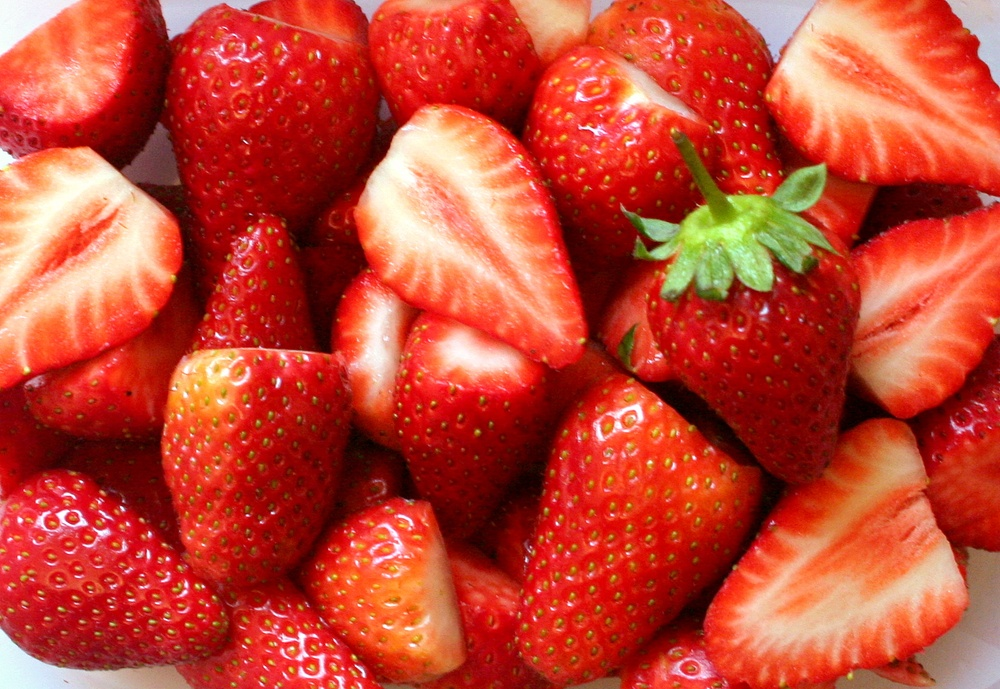
#> input picture strawberry/Image_1.jpg, 1000 x 689 px, shrunk from 1689 x 1164 before the run, found by its file name
$ python trackbar2.py
#> lines starting #> are read from the running program, lines starting #| are printed output that depends on the picture; after the words box and inside, x2 and y2 are one past the last pixel; in counts of white or black regions, pixels touching at a corner belong together
import cv2

img = cv2.imread("strawberry/image_1.jpg")
#> img is the input picture: shape (689, 1000, 3); mean B, G, R 51.6, 69.7, 193.4
img_hsv = cv2.cvtColor(img, cv2.COLOR_BGR2HSV)
#> img_hsv: shape (689, 1000, 3); mean H, S, V 29.6, 199, 194.3

win_name = "Image Filter"
cv2.namedWindow(win_name)

# [name, default_value, max_value]
sliders = [
    ["Hue Min", 0, 180],
    ["Hue Max", 180, 180],
    ["Sat Min", 0, 255],
    ["Sat Max", 255, 255],
    ["Val Min", 0, 255],
    ["Val Max", 255, 255],
]

for slider in sliders:
    cv2.createTrackbar(slider[0], win_name, slider[1], slider[2], lambda _: None)
#> this loop made 6 passes; slider 'Hue Min' is set to 36

while True:
    hue_min, hue_max, sat_min, sat_max, val_min, val_max = [
        cv2.getTrackbarPos(slider[0], win_name) for slider in sliders
    ]

    # make sure the min values are less than the max values
    hue_min, hue_max = min(hue_min, hue_max), max(hue_min, hue_max)
    sat_min, sat_max = min(sat_min, sat_max), max(sat_min, sat_max)
    val_min, val_max = min(val_min, val_max), max(val_min, val_max)

    slider_values = [hue_min, hue_max, sat_min, sat_max, val_min, val_max]

    # adjust trackbar positions
    for slider, value in zip(sliders, slider_values):
        cv2.setTrackbarPos(slider[0], win_name, value)

    img_mask = cv2.inRange(
        img_hsv,
        (hue_min, sat_min, val_min),
        (hue_max, sat_max, val_max),
    )
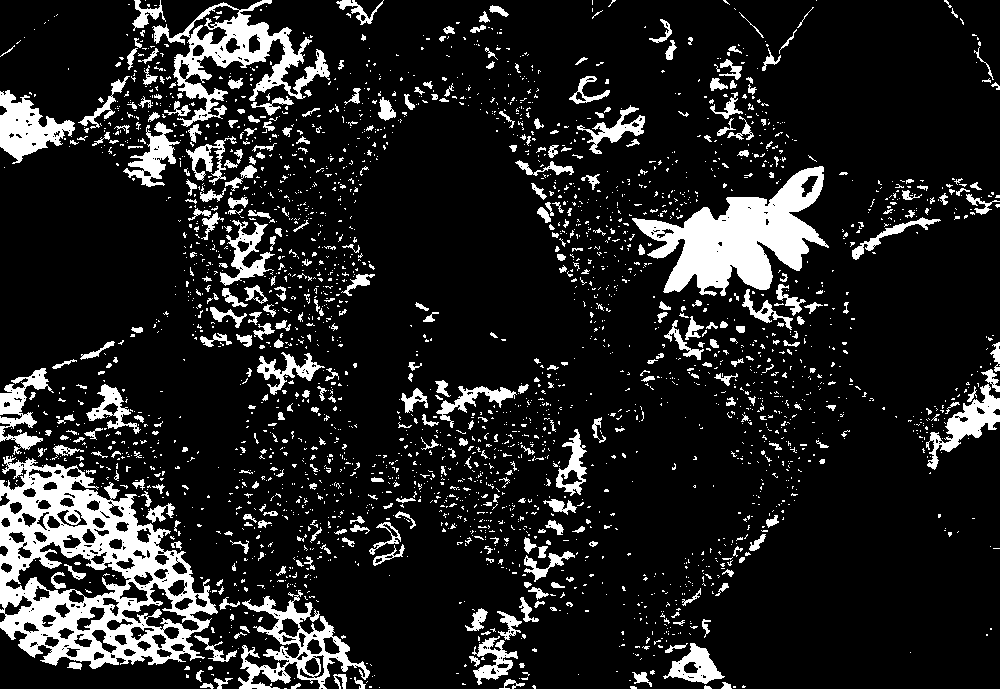
#> img_mask: shape (689, 1000); 13.7% white; 2788 white regions (2371 under 20 px), largest, box (x1, y1, x2, y2) and area: (0, 456, 218, 669) 20132, (632, 166, 829, 296) 11496, (152, 0, 330, 127) 6113

    img_filtered = cv2.bitwise_and(img, img, mask=img_mask)
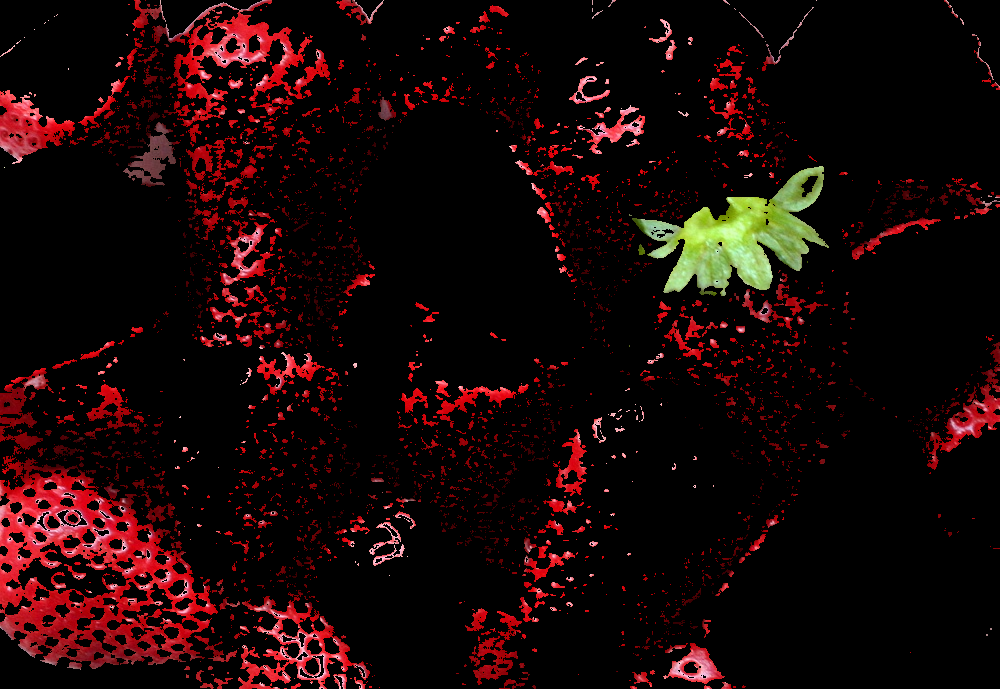
#> img_filtered: shape (689, 1000, 3); mean B, G, R 6.7, 7.2, 25

    cv2.imshow(win_name, img_filtered)

    if cv2.waitKey(1) & 0xFF == ord("q"):
#> (key q is pressed here)
        break

cv2.destroyAllWindows()

$ run again, with strawberry/Image_10.jpg copied over strawberry/Image_1.jpg
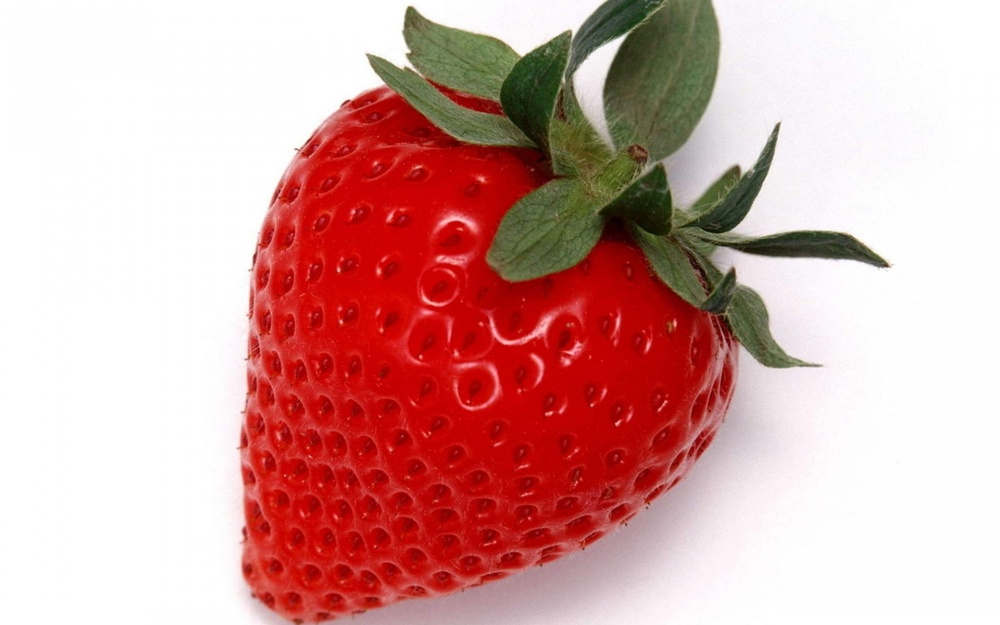
#> input picture strawberry/Image_10.jpg, 1000 x 625 px, shrunk from 1600 x 1000 before the run, found by its file name
#> img is the input picture: shape (625, 1000, 3); mean B, G, R 161.3, 164.5, 213.6
#> img_hsv: shape (625, 1000, 3); mean H, S, V 34.7, 80.1, 214.5
#> the loop `for slider in sliders:` made 6 passes; slider 'Hue Min' is set to 36
#> `img_mask = cv2.inRange( img_hsv, (hue_min, sat_min, val_min), (hue_max..`:
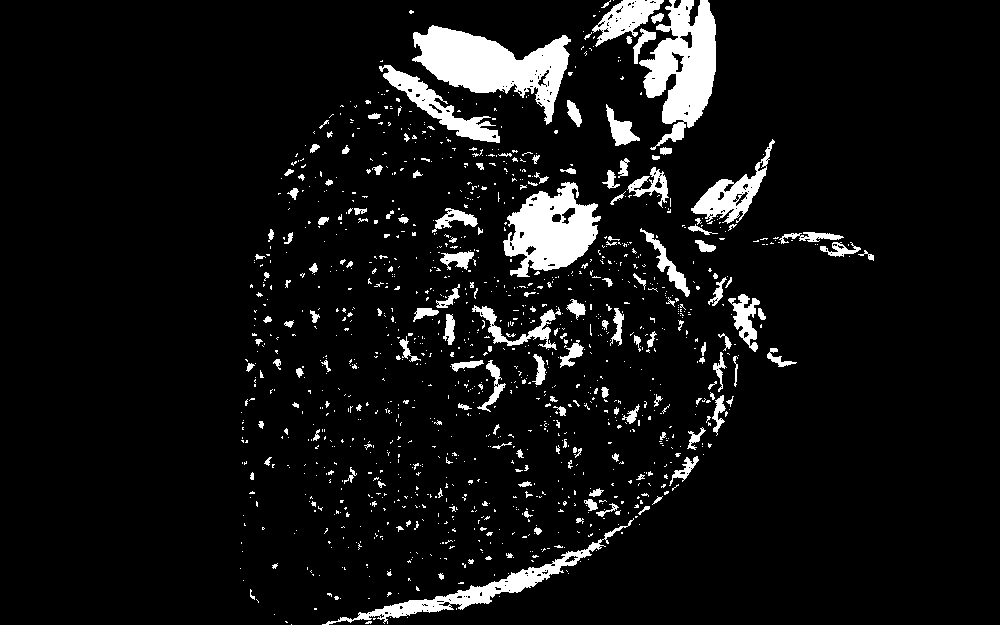
#> img_mask: shape (625, 1000); 7.5% white; 1220 white regions (1052 under 20 px), largest, box (x1, y1, x2, y2) and area: (412, 25, 571, 125) 7272, (639, 0, 716, 150) 6302, (503, 182, 601, 277) 5371
#> `img_filtered = cv2.bitwise_and(img, img, mask=img_mask)`:
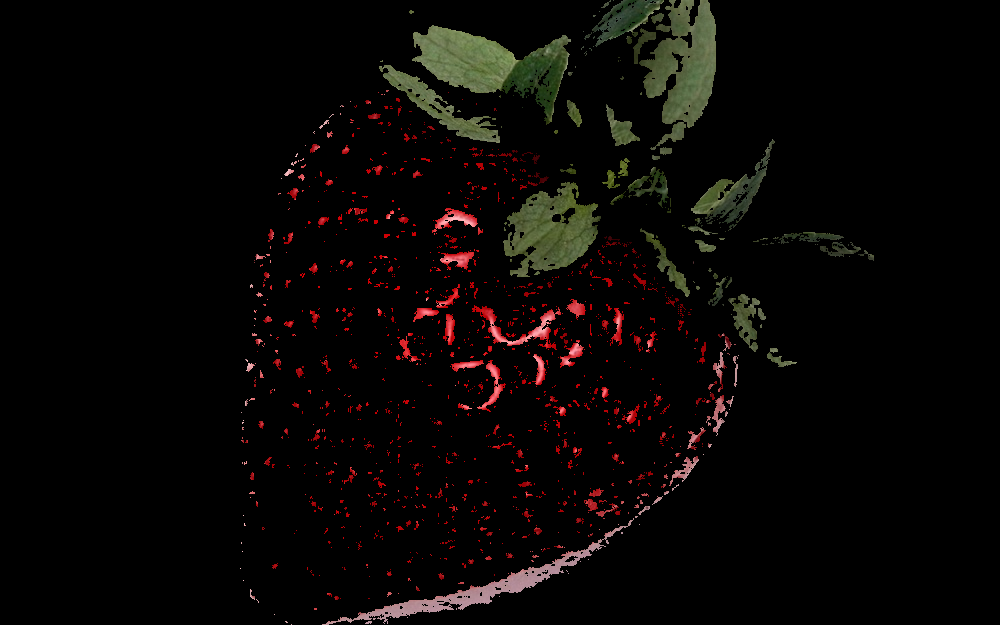
#> img_filtered: shape (625, 1000, 3); mean B, G, R 4.7, 6.3, 9.1

$ run again, with strawberry/Image_11.jpg copied over strawberry/Image_1.jpg
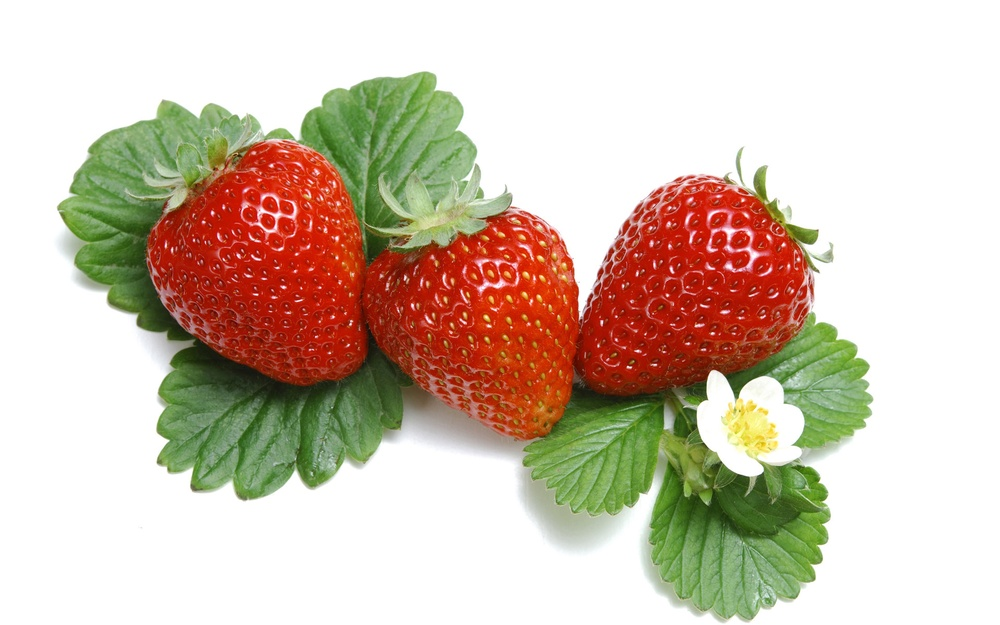
#> input picture strawberry/Image_11.jpg, 1000 x 625 px, shrunk from 1920 x 1200 before the run, found by its file name
#> img is the input picture: shape (625, 1000, 3); mean B, G, R 177, 193.9, 210.7
#> img_hsv: shape (625, 1000, 3); mean H, S, V 15.2, 64.2, 217.5
#> the loop `for slider in sliders:` made 6 passes; slider 'Hue Min' is set to 36
#> `img_mask = cv2.inRange( img_hsv, (hue_min, sat_min, val_min), (hue_max..`:
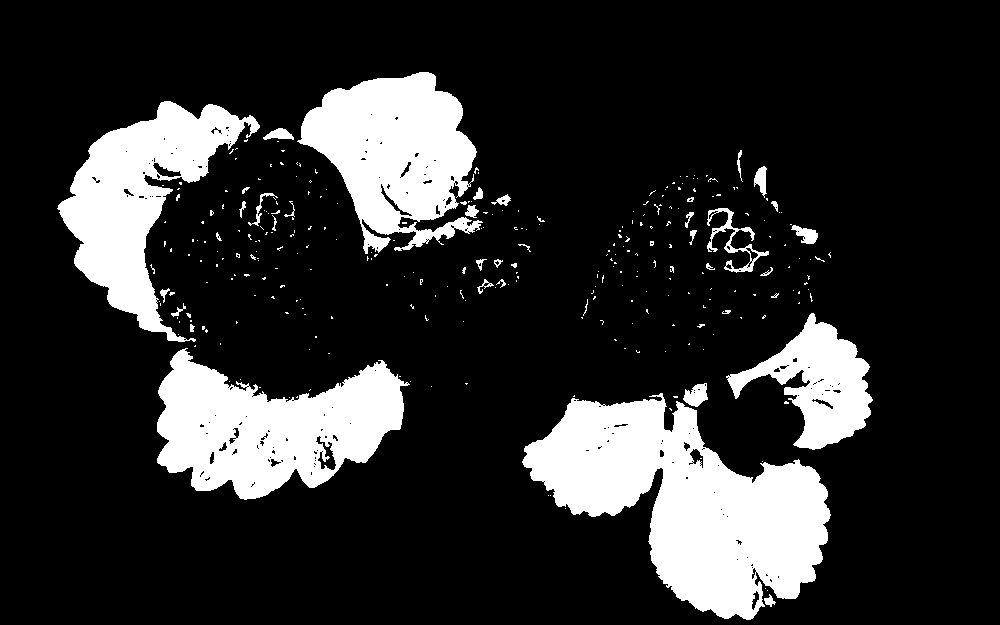
#> img_mask: shape (625, 1000); 17.7% white; 301 white regions (263 under 20 px), largest, box (x1, y1, x2, y2) and area: (522, 393, 831, 620) 36446, (157, 348, 410, 500) 22439, (297, 72, 483, 254) 19809
#> `img_filtered = cv2.bitwise_and(img, img, mask=img_mask)`:
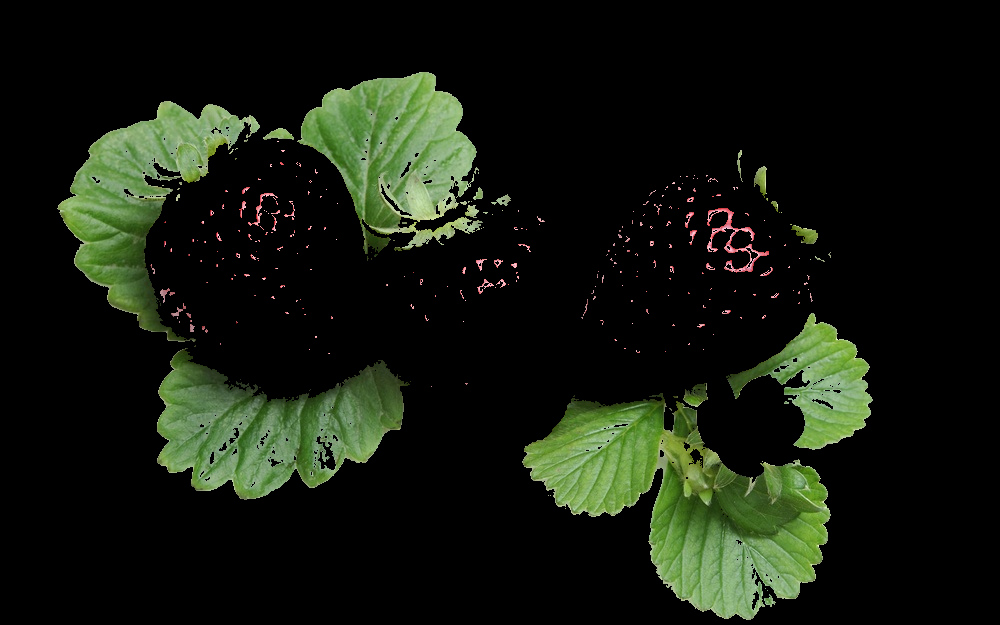
#> img_filtered: shape (625, 1000, 3); mean B, G, R 14.4, 25.5, 19.5

$ run again, with strawberry/Image_12.jpg copied over strawberry/Image_1.jpg
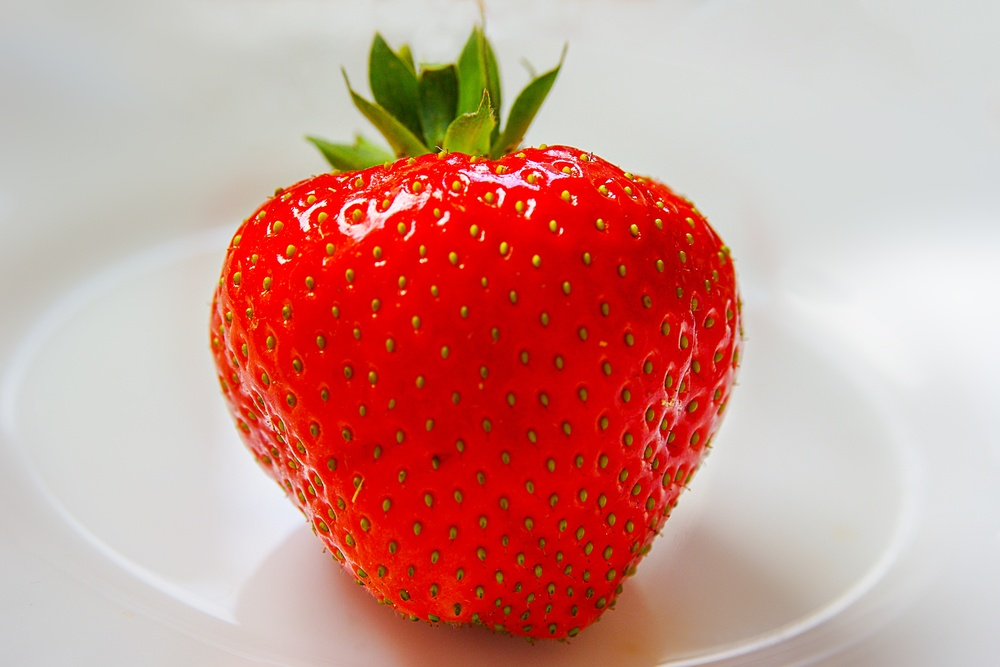
#> input picture strawberry/Image_12.jpg, 1000 x 667 px, shrunk from 3728 x 2486 before the run, found by its file name
#> img is the input picture: shape (667, 1000, 3); mean B, G, R 141, 149.6, 206.4
#> img_hsv: shape (667, 1000, 3); mean H, S, V 39.9, 87.7, 207.9
#> the loop `for slider in sliders:` made 6 passes; slider 'Hue Min' is set to 36
#> `img_mask = cv2.inRange( img_hsv, (hue_min, sat_min, val_min), (hue_max..`:
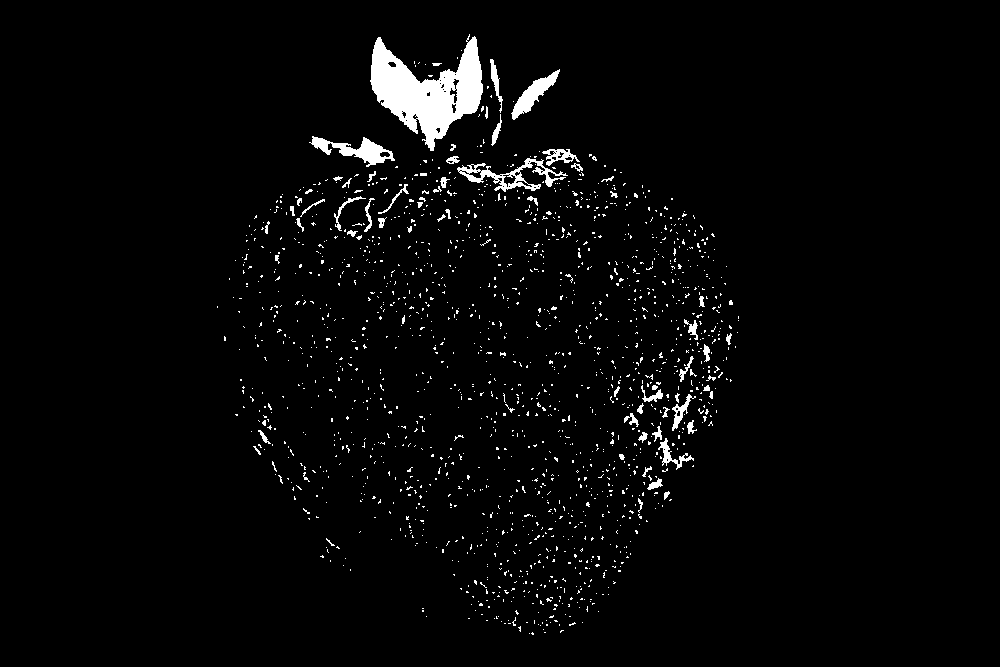
#> img_mask: shape (667, 1000); 2.8% white; 1609 white regions (1540 under 20 px), largest, box (x1, y1, x2, y2) and area: (370, 34, 483, 151) 6339, (457, 158, 568, 192) 1073, (309, 136, 395, 167) 981
#> `img_filtered = cv2.bitwise_and(img, img, mask=img_mask)`:
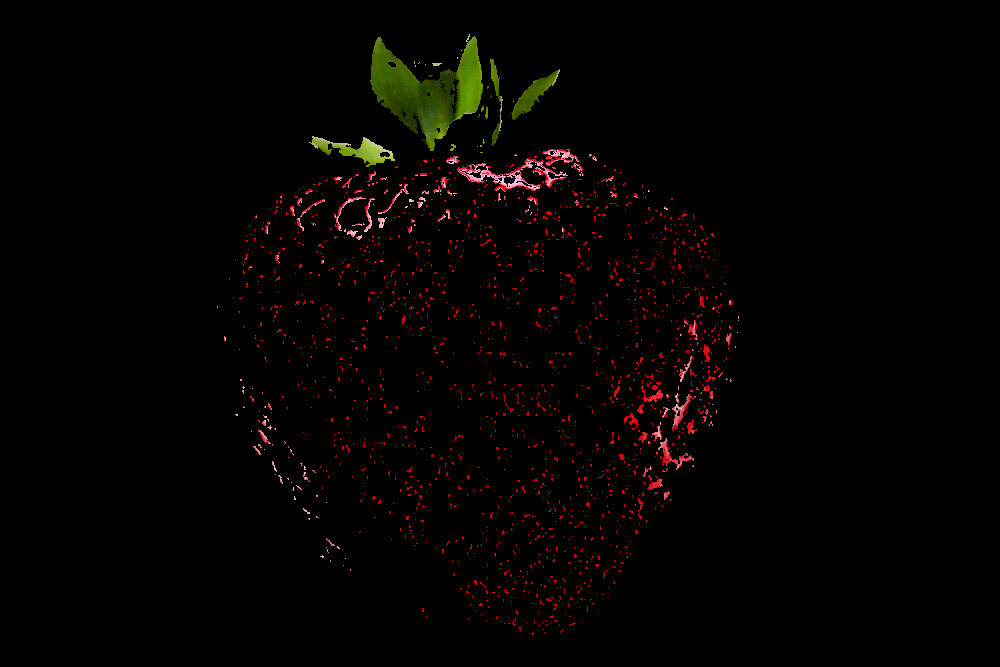
#> img_filtered: shape (667, 1000, 3); mean B, G, R 1, 2.1, 4.3
